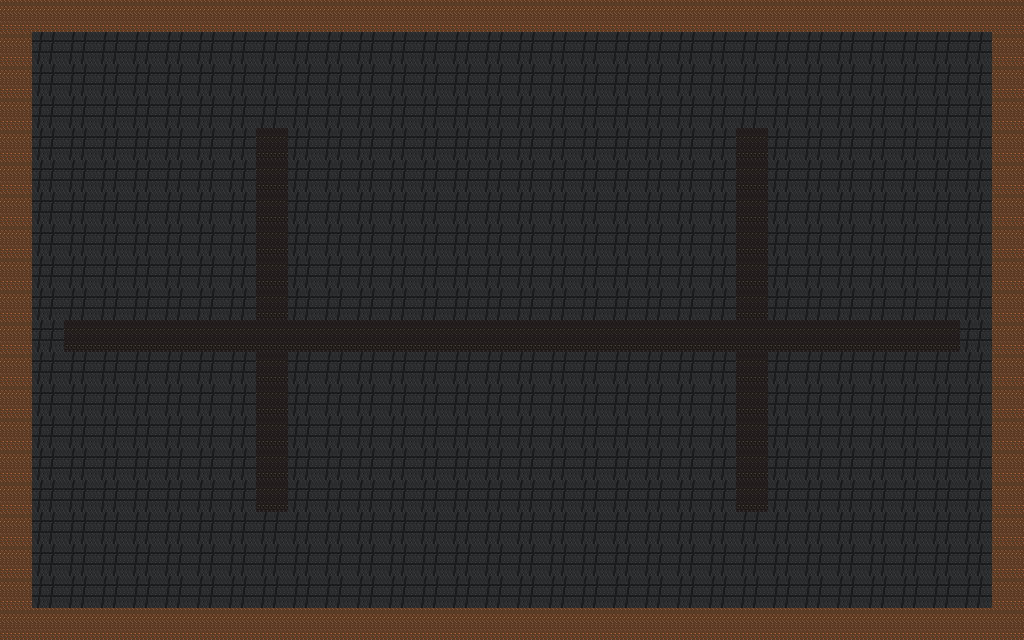

This is a level from a 2D game, rendered from its Tiled map with the project's own tilesets. A one-line summary and the complete map file follow:
An orthogonal 32x20 tile map with 32x32 px tiles, 1 tile layer (terrain) and 15 objects (from_entrance, from_depths, 守矿工人, 偷采证据, 回入口, ...).

<map version="1.10" tiledversion="1.10.2" orientation="orthogonal" renderorder="right-down" width="32" height="20" tilewidth="32" tileheight="32" infinite="0" nextlayerid="10" nextobjectid="16">
  <properties>
    <property name="areaName" value="元素矿道" />
    <property name="assetId" value="tileset.chapter1_cave" />
  </properties>
  <tileset firstgid="1" name="chapter1_cave_tileset" tilewidth="32" tileheight="32" tilecount="8" columns="8">
    <image source="../../Assets/Tilesets/chapter1_cave_tileset.png" width="256" height="32" />
  </tileset>
  <layer id="1" name="terrain" width="32" height="20">
    <data encoding="csv">
8,8,8,8,8,8,8,8,8,8,8,8,8,8,8,8,8,8,8,8,8,8,8,8,8,8,8,8,8,8,8,8,
8,1,1,1,1,1,1,1,1,1,1,1,1,1,1,1,1,1,1,1,1,1,1,1,1,1,1,1,1,1,1,8,
8,1,1,1,1,1,1,1,1,1,1,1,1,1,1,1,1,1,1,1,1,1,1,1,1,1,1,1,1,1,1,8,
8,1,1,1,1,1,1,1,1,1,1,1,1,1,1,1,1,1,1,1,1,1,1,1,1,1,1,1,1,1,1,8,
8,1,1,1,1,1,1,1,4,1,1,1,1,1,1,1,1,1,1,1,1,1,1,4,1,1,1,1,1,1,1,8,
8,1,1,1,1,1,1,1,4,1,1,1,1,1,1,1,1,1,1,1,1,1,1,4,1,1,1,1,1,1,1,8,
8,1,1,1,1,1,1,1,4,1,1,1,1,1,1,1,1,1,1,1,1,1,1,4,1,1,1,1,1,1,1,8,
8,1,1,1,1,1,1,1,4,1,1,1,1,1,1,1,1,1,1,1,1,1,1,4,1,1,1,1,1,1,1,8,
8,1,1,1,1,1,1,1,4,1,1,1,1,1,1,1,1,1,1,1,1,1,1,4,1,1,1,1,1,1,1,8,
8,1,1,1,1,1,1,1,4,1,1,1,1,1,1,1,1,1,1,1,1,1,1,4,1,1,1,1,1,1,1,8,
8,1,4,4,4,4,4,4,4,4,4,4,4,4,4,4,4,4,4,4,4,4,4,4,4,4,4,4,4,4,1,8,
8,1,1,1,1,1,1,1,4,1,1,1,1,1,1,1,1,1,1,1,1,1,1,4,1,1,1,1,1,1,1,8,
8,1,1,1,1,1,1,1,4,1,1,1,1,1,1,1,1,1,1,1,1,1,1,4,1,1,1,1,1,1,1,8,
8,1,1,1,1,1,1,1,4,1,1,1,1,1,1,1,1,1,1,1,1,1,1,4,1,1,1,1,1,1,1,8,
8,1,1,1,1,1,1,1,4,1,1,1,1,1,1,1,1,1,1,1,1,1,1,4,1,1,1,1,1,1,1,8,
8,1,1,1,1,1,1,1,4,1,1,1,1,1,1,1,1,1,1,1,1,1,1,4,1,1,1,1,1,1,1,8,
8,1,1,1,1,1,1,1,1,1,1,1,1,1,1,1,1,1,1,1,1,1,1,1,1,1,1,1,1,1,1,8,
8,1,1,1,1,1,1,1,1,1,1,1,1,1,1,1,1,1,1,1,1,1,1,1,1,1,1,1,1,1,1,8,
8,1,1,1,1,1,1,1,1,1,1,1,1,1,1,1,1,1,1,1,1,1,1,1,1,1,1,1,1,1,1,8,
8,8,8,8,8,8,8,8,8,8,8,8,8,8,8,8,8,8,8,8,8,8,8,8,8,8,8,8,8,8,8,8
    </data>
  </layer>
  <objectgroup id="2" name="spawn">
    <object id="1" name="from_entrance" x="96" y="320">
      <properties>
        <property name="id" value="from_entrance" />
      </properties>
    </object>
    <object id="2" name="from_depths" x="896" y="320">
      <properties>
        <property name="id" value="from_depths" />
      </properties>
    </object>
  </objectgroup>
  <objectgroup id="3" name="npc">
  </objectgroup>
  <objectgroup id="4" name="encounter">
    <object id="11" name="守矿工人" x="544" y="288" width="160" height="128">
      <properties>
        <property name="encounterId" value="cave_miners" />
        <property name="radius" value="104" />
      </properties>
    </object>
  </objectgroup>
  <objectgroup id="5" name="trigger">
    <object id="13" name="偷采证据" x="768" y="224" width="96" height="96">
      <properties>
        <property name="triggerId" value="mine_evidence" />
        <property name="action" value="dialogue:mine_evidence" />
      </properties>
    </object>
  </objectgroup>
  <objectgroup id="6" name="exit">
    <object id="3" name="回入口" x="32" y="288" width="32" height="64">
      <properties>
        <property name="targetAreaId" value="cave_entrance" />
        <property name="targetSpawnId" value="from_mines" />
      </properties>
    </object>
    <object id="4" name="去深处" x="960" y="288" width="32" height="64">
      <properties>
        <property name="targetAreaId" value="cave_depths" />
        <property name="targetSpawnId" value="from_mines" />
      </properties>
    </object>
  </objectgroup>
  <objectgroup id="7" name="navObstacle">
    <object id="5" name="北边界" x="0" y="0" width="1024" height="32">
      <properties>
        <property name="blocksMovement" value="true" />
        <property name="blocksSight" value="true" />
      </properties>
    </object>
    <object id="6" name="南边界" x="0" y="608" width="1024" height="32">
      <properties>
        <property name="blocksMovement" value="true" />
        <property name="blocksSight" value="true" />
      </properties>
    </object>
    <object id="7" name="西边界" x="0" y="0" width="32" height="640">
      <properties>
        <property name="blocksMovement" value="true" />
        <property name="blocksSight" value="true" />
      </properties>
    </object>
    <object id="8" name="东边界" x="992" y="0" width="32" height="640">
      <properties>
        <property name="blocksMovement" value="true" />
        <property name="blocksSight" value="true" />
      </properties>
    </object>
    <object id="9" name="矿车轨道断口" x="352" y="288" width="160" height="64">
      <properties>
        <property name="blocksMovement" value="true" />
        <property name="blocksSight" value="true" />
      </properties>
    </object>
    <object id="10" name="元素矿堆" x="640" y="192" width="128" height="128">
      <properties>
        <property name="blocksMovement" value="true" />
        <property name="blocksSight" value="true" />
      </properties>
    </object>
  </objectgroup>
  <objectgroup id="8" name="surface">
    <object id="14" name="油污" x="512" y="352" width="128" height="96">
      <properties>
        <property name="surfaceType" value="oil" />
      </properties>
    </object>
    <object id="15" name="毒雾" x="704" y="352" width="128" height="96">
      <properties>
        <property name="surfaceType" value="poison" />
      </properties>
    </object>
  </objectgroup>
  <objectgroup id="9" name="item">
    <object id="12" name="元素矿账册" x="800" y="256">
      <properties>
        <property name="itemId" value="element_ore_ledger" />
      </properties>
    </object>
  </objectgroup>
</map>
